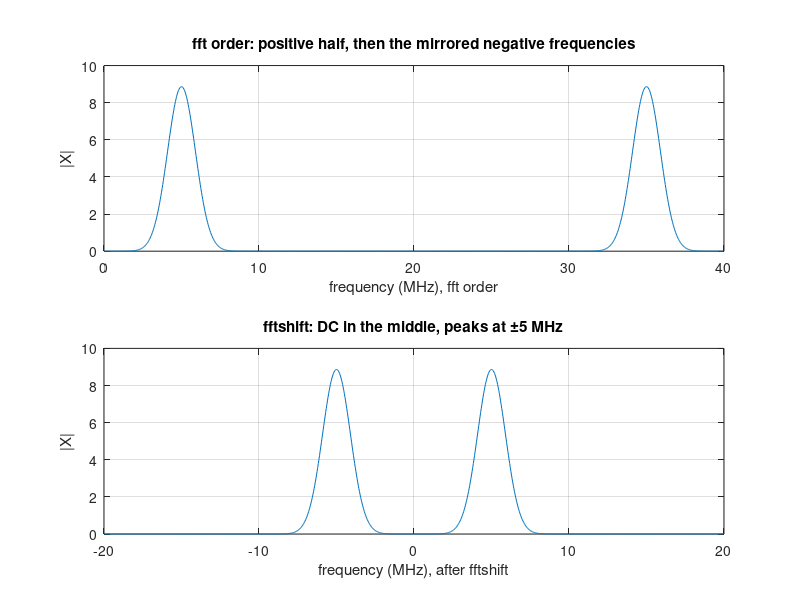

The MATLAB script that drew this image:
%% m02_fft_practice.m  -- Module 02: FFTs in practice
% Purpose : build frequency axes for fft and fftshift output (even and odd N), read a one-sided
%           amplitude spectrum in MHz, compute two real FFTs with one complex FFT, verify that
%           fft2 is fft over rows then columns, and measure the coherent processing gain N/2.
% Change  : fs, f0, N, the noise level sigma, the tone amplitude A.
% Expect  : 5 MHz pulse peaks at 5.00 MHz on both axes; fftshift puts DC at index floor(N/2)+1;
%           ifftshift(fftshift(X)) == X for odd N while fftshift(fftshift(X)) does not;
%           two-for-one and rows-then-columns errors ~1e-14; bin SNR within a few tenths of a dB
%           of 10log10(N/2) + per-sample SNR (A = 0.5, sigma = 1: -9.03 + 27.09 = 18.06 dB at N = 1024).
% Base MATLAB only; runs in MATLAB R2019b+ and GNU Octave 8.
clear; close all; rng(1);

%% 1. Frequency axes for an RF pulse
fs = 40;                         % sampling rate (MHz)
f0 = 5;                          % centre frequency (MHz)
N  = 1024;                       % FFT length
t  = ((0:N-1) - N/2)/fs;         % time (us), pulse centred in the record
x  = exp(-(t/0.25).^2) .* cos(2*pi*f0*t);   % Gaussian-envelope RF pulse, 1/e half-width 0.25 us
X  = fft(x);
f_fft   = (0:N-1)*fs/N;                          % fft order
f_shift = (-floor(N/2):ceil(N/2)-1)*fs/N;        % after fftshift
Xs = fftshift(X);
[~, i1] = max(abs(X(1:N/2+1)));  [~, i2] = max(abs(Xs) .* (f_shift > 0));
fprintf('--- frequency axes (N = %d, fs = %g MHz, df = %.2f kHz) ---\n', N, fs, 1e3*fs/N);
fprintf('peak on fft axis: %.2f MHz (index %d); on shifted axis: %.2f MHz\n', f_fft(i1), i1, f_shift(i2));
fprintf('DC after fftshift sits at index %d = floor(N/2)+1\n', find(f_shift == 0));
A1 = abs(X(1:N/2+1))/N; A1(2:end-1) = 2*A1(2:end-1);   % one-sided amplitude
fprintf('one-sided amplitude peak = %.4f (pulse spectrum, not a tone)\n', max(A1));

%% 2. Odd N: fftshift vs ifftshift
No = 7; v = 0:No-1;
fprintf('\n--- odd N = %d ---\n', No);
fprintf('fftshift(0:6)            = [%s]\n', num2str(fftshift(v)));
fprintf('centred axis (bins)      = [%s]\n', num2str(-floor(No/2):ceil(No/2)-1));
fprintf('ifftshift(fftshift(v))   = [%s]  (restores)\n', num2str(ifftshift(fftshift(v))));
fprintf('fftshift(fftshift(v))    = [%s]  (does not)\n', num2str(fftshift(fftshift(v))));

%% 3. Two real FFTs with one complex FFT
a = randn(1, N); b = randn(1, N);
Z = fft(a + 1j*b);
Zc = conj(Z([1, N:-1:2]));                       % Z*[N-k], indices mod N
Xa = (Z + Zc)/2; Xb = (Z - Zc)/(2j);
fprintf('\n--- two-for-one ---\nmax |Xa - fft(a)| = %.1e, max |Xb - fft(b)| = %.1e\n', max(abs(Xa - fft(a))), max(abs(Xb - fft(b))));

%% 4. fft2 = rows then columns
img = randn(64, 128);
R = fft(img, [], 2);                             % every row
C = fft(R, [], 1);                               % then every column
fprintf('max |fft2 - rows-then-columns| = %.1e\n', max(max(abs(fft2(img) - C))));

%% 5. Coherent processing gain
A = 0.5; sigma = 1; trials = 400;           % tone at fs/8, i.e. bin N/8 (always on a bin)
snr_sample = 10*log10(A^2/2/sigma^2);
fprintf('\n--- coherent gain (A = %.1f, sigma = %.0f, per-sample SNR %.2f dB) ---\n', A, sigma, snr_sample);
fprintf('     N   theory bin SNR (dB)   simulated (dB)\n');
for Nn = [64 256 1024 4096]
    nn = 0:Nn-1; ks = Nn/8 + 1;                          % MATLAB index of bin N/8
    s = A*cos(2*pi*(Nn/8)*nn/Nn);
    P_noise = 0;
    for r = 1:trials
        Wn = fft(sigma*randn(1, Nn));
        P_noise = P_noise + mean(abs(Wn([2:Nn/2])).^2);   % noise power per bin (positive half, no DC)
    end
    P_noise = P_noise/trials;
    Ssig = abs(fft(s)); P_tone = Ssig(ks)^2;
    fprintf('%6d   %18.2f   %14.2f\n', Nn, snr_sample + 10*log10(Nn/2), 10*log10(P_tone/P_noise));
end

%% 6. Figure
figure('Position', [100 100 900 600]);
subplot(2, 1, 1); plot(f_fft, abs(X)); xlim([0 fs]); grid on;
xlabel('frequency (MHz), fft order'); ylabel('|X|'); title('fft order: positive half, then the mirrored negative frequencies');
subplot(2, 1, 2); plot(f_shift, abs(Xs)); xlim([-fs/2 fs/2]); grid on;
xlabel('frequency (MHz), after fftshift'); ylabel('|X|'); title('fftshift: DC in the middle, peaks at \pm5 MHz');
